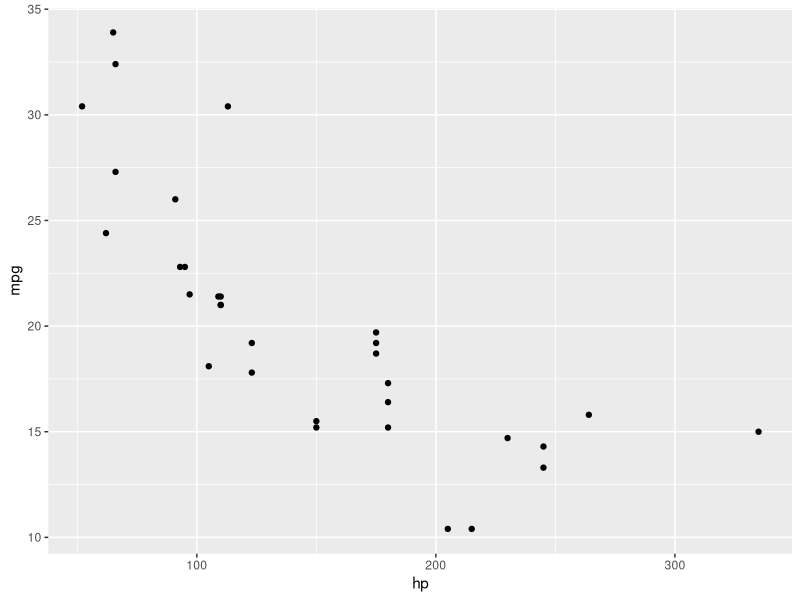
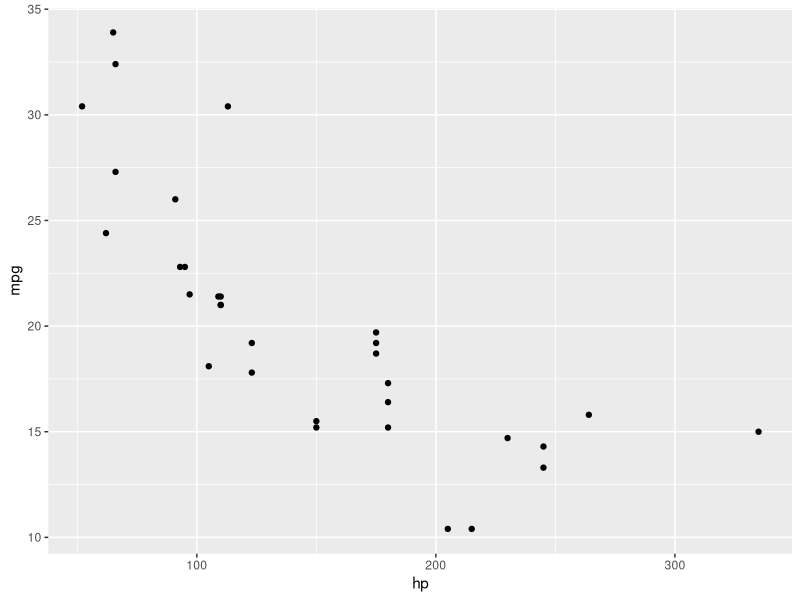
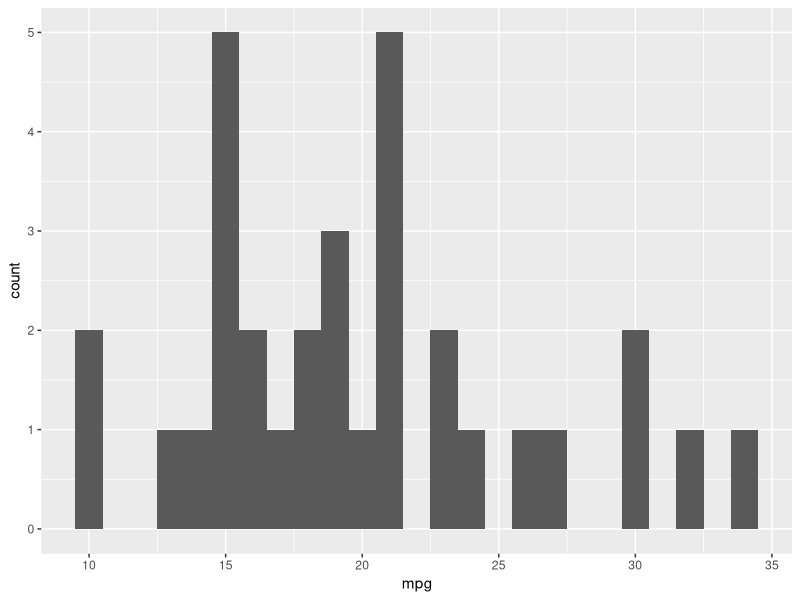
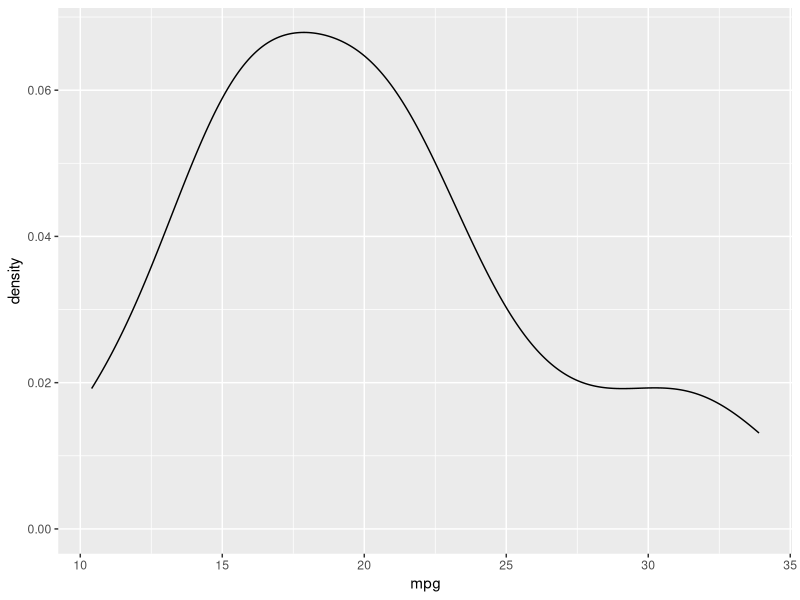
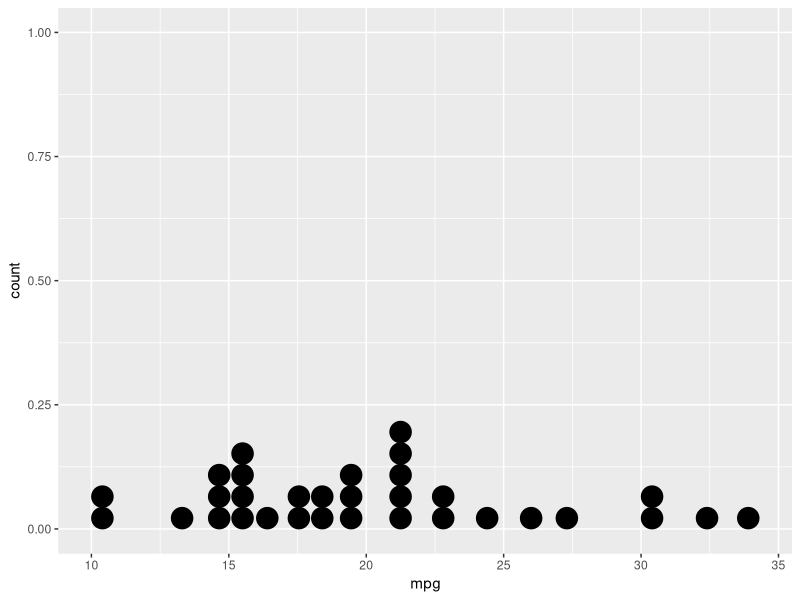
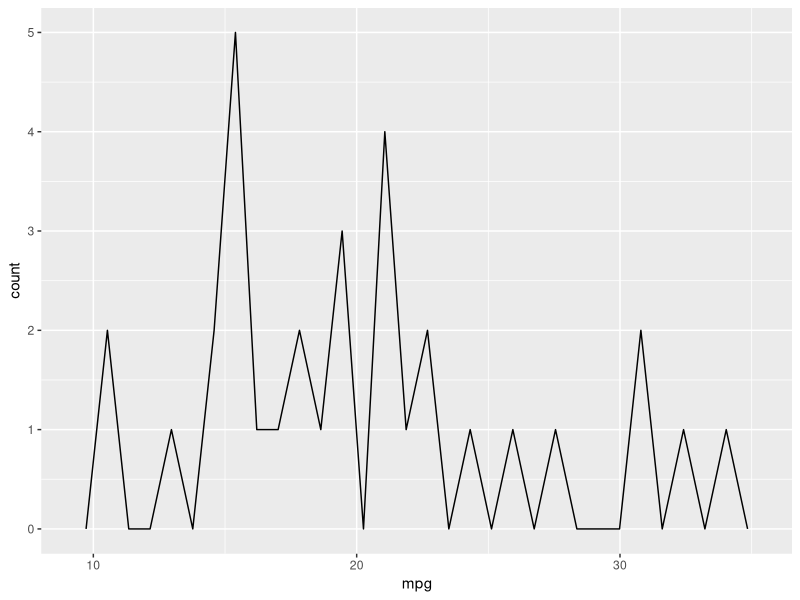
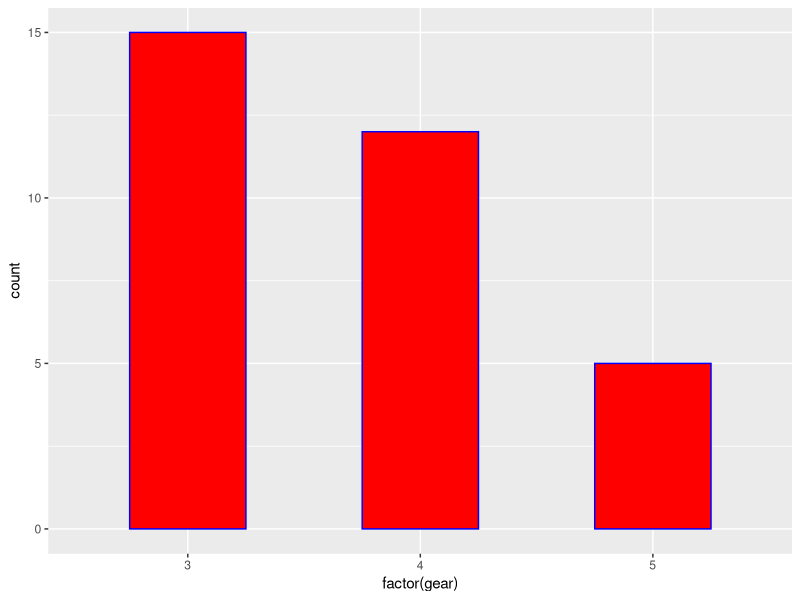
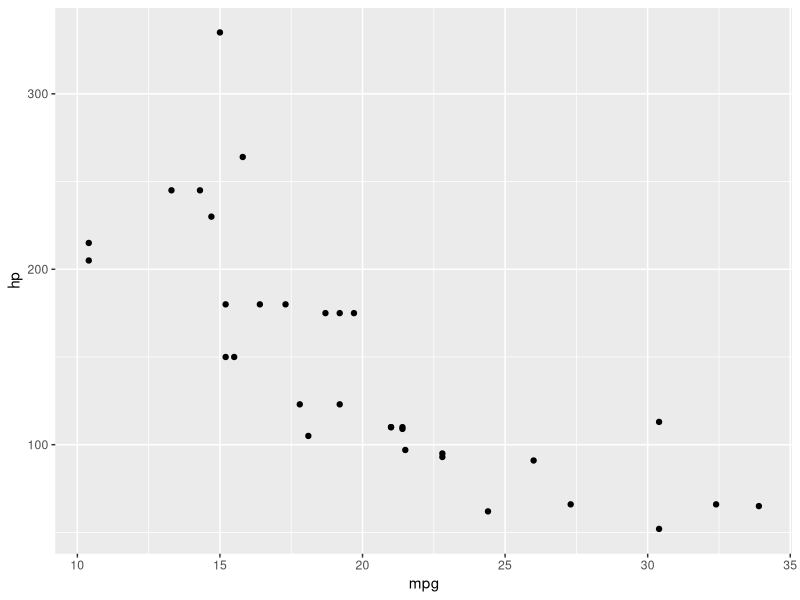

The R source for these figures, in order:
## ---- chunk 1
knitr::opts_chunk$set(echo = TRUE)
## ---- chunk 2
library(ggplot2)
ggplot(mtcars, aes(x = hp, y = mpg)) +
  geom_point()
## ---- chunk 3
library(tidyverse)
mtcars %>%
  ggplot(aes(x = hp, y = mpg)) +
  geom_point()
## ---- chunk 4

ggplot(mtcars, aes(x = mpg)) + 
  geom_histogram(binwidth = 1)

## ---- chunk 5
ggplot(mtcars, aes(x = mpg)) + 
  geom_density()

## ---- chunk 6
ggplot(mtcars, aes(x = mpg)) + 
  geom_dotplot()
## ---- chunk 7
ggplot(mtcars, aes(x = mpg)) + 
  geom_freqpoly()

## ---- chunk 8
ggplot(mtcars, aes(x = factor(gear))) + 
  geom_bar(width=0.5, colour="blue", fill="red")
## ---- chunk 9
ggplot(mtcars, aes(x = mpg, y = hp)) + 
  geom_point()
## ---- chunk 10
ggplot(mtcars, aes(x = mpg, y = hp)) + 
  geom_rug()
## ---- chunk 11
ggplot(mtcars, aes(x = factor(gear), y = mpg)) +
  geom_col() 
## ---- chunk 12
ggplot(mtcars, aes(x = factor(gear), y = mpg)) +
  geom_boxplot()
## ---- chunk 13
ggplot(mtcars, aes(x = factor(gear), y = mpg)) +
  geom_violin()
## ---- chunk 14
datos <- mtcars %>% 
  mutate_at(vars(c("cyl", "vs", "am", "gear", "carb")), factor) 

ggplot(datos, aes(x = mpg, y = hp, col = gear, label = hp)) + 
  geom_point() +
  geom_text(vjust = 1.5)
## ---- chunk 15
ggplot(datos, aes(x = gear, y = mpg, fill = cyl)) +
  geom_col()
## ---- chunk 16
ggplot(datos, aes(x = gear,  fill = cyl)) +
  geom_bar(position="dodge")
## ---- chunk 17
ggplot(datos, aes(x = factor(gear), y = mpg, fill = gear)) +
  geom_boxplot(fill = "white") + 
  geom_violin(alpha = 0.5)
## ---- chunk 18
ggplot(datos, aes(x = mpg, fill = gear)) + 
  geom_density(alpha = 0.3)
## ---- chunk 19
## Gráfico Inicial

datos %>% 
  ggplot(aes(x = gear, y = mpg)) + 
  geom_point() +
  geom_boxplot()
## ---- chunk 20
datos %>% 
  ggplot(aes(x = gear, y = mpg)) + 
  geom_boxplot() +
  geom_point() 
## ---- chunk 21
datos %>% 
  ggplot(aes(x = gear, y = mpg)) + 
  geom_point() +
  geom_boxplot(alpha = 0.3)
## ---- chunk 22
# Cálculo de la media de mpg
media <- mean(datos$mpg)

datos %>% 
  ggplot(aes(x = gear, y = mpg)) + 
  geom_boxplot() +
  geom_point() +
  geom_hline(yintercept = media, colour = "red", linetype = "dashed")
## ---- chunk 23
graf_ejemplo <- datos %>% 
  ggplot(aes(x = hp, y = mpg, col = gear, shape = vs)) + 
  geom_point(size = 2)

graf_ejemplo
## ---- chunk 24
graf_ejemplo + 
  labs(title = "Gráfico de dispersión de hp vs mpg",
       subtitle = "A mayor hp se observa menor mpg",
       x = "hp \n(Caballos de fuerza)",
       y = "mpg \n(Millas por galón)",
       col = "Cantidad de cambios",
       shape = "Tiene forma en V",
       caption = "Fuente de datos: mtcars")
## ---- chunk 25
graf_ejemplo + 
      ggtitle(label = "Gráfico de dispersión de hp vs mpg", subtitle = "A mayor hp se observa menor mpg") +
      xlab(label = 'hp \n(Caballos de fuerza)') +
      ylab(label = 'mpg \n(Millas por galón)')
## ---- chunk 26
graf_ejemplo +
  facet_wrap(~ cyl, nrow = 2, scales = "free_y") + 
  labs(title = "Caballos de fuerza vs millas por galón por cilindros")
## ---- chunk 27
graf_ejemplo +
      theme_minimal()
## ---- chunk 28
graf_ejemplo +
      theme_dark()
## ---- chunk 29
library(ggthemes)

graf_ejemplo +
      theme_economist() + 
      scale_color_economist() +
      ggtitle("Gráfico de dispersión de hp vs mpg")
## ---- chunk 30
graf_ejemplo +
      theme_stata() + 
      scale_color_stata() +
      ggtitle("Gráfico de dispersión de hp vs mpg")
## ---- chunk 31
graf_ejemplo +
      theme_hc()+ scale_colour_hc() +
      ggtitle("Gráfico de dispersión de hp vs mpg")

## ---- chunk 32
graf_ejemplo +
      ggtitle(label = "Gráfico de dispersión de hp vs mpg", subtitle = "A mayor hp se observa menor mpg") +
      xlab(label = 'hp \n(Caballos de fuerza)') +
      ylab(label = 'mpg \n(Millas por galón)') +
      theme_light() +
      theme(panel.background = element_rect(fill = "lightblue"),
            plot.background = element_rect(colour = "green", fill="gray"),
            legend.background = element_rect(fill = "orange"),
            axis.text.x =  element_text(color = "red", angle = 45))
## ---- chunk 33
# theme_set(theme_gray(base_size = 20))
# 
# theme_gray
